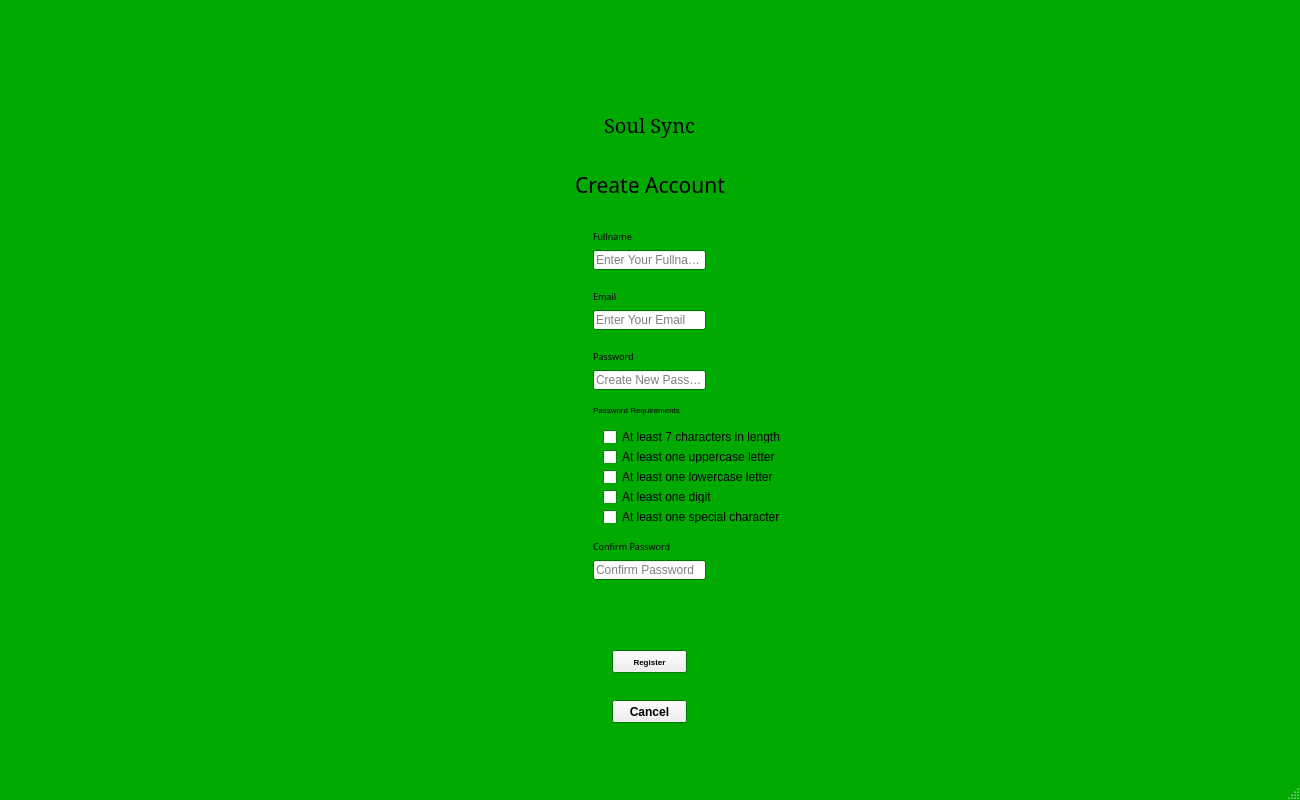
<?xml version="1.0" encoding="UTF-8"?>
<ui version="4.0">
 <class>MainWindow</class>
 <widget class="QMainWindow" name="MainWindow">
  <property name="geometry">
   <rect>
    <x>0</x>
    <y>0</y>
    <width>1300</width>
    <height>800</height>
   </rect>
  </property>
  <property name="palette">
   <palette>
    <active>
     <colorrole role="Base">
      <brush brushstyle="SolidPattern">
       <color alpha="255">
        <red>255</red>
        <green>255</green>
        <blue>255</blue>
       </color>
      </brush>
     </colorrole>
     <colorrole role="Window">
      <brush brushstyle="SolidPattern">
       <color alpha="255">
        <red>0</red>
        <green>170</green>
        <blue>0</blue>
       </color>
      </brush>
     </colorrole>
    </active>
    <inactive>
     <colorrole role="Base">
      <brush brushstyle="SolidPattern">
       <color alpha="255">
        <red>255</red>
        <green>255</green>
        <blue>255</blue>
       </color>
      </brush>
     </colorrole>
     <colorrole role="Window">
      <brush brushstyle="SolidPattern">
       <color alpha="255">
        <red>0</red>
        <green>170</green>
        <blue>0</blue>
       </color>
      </brush>
     </colorrole>
    </inactive>
    <disabled>
     <colorrole role="Base">
      <brush brushstyle="SolidPattern">
       <color alpha="255">
        <red>0</red>
        <green>170</green>
        <blue>0</blue>
       </color>
      </brush>
     </colorrole>
     <colorrole role="Window">
      <brush brushstyle="SolidPattern">
       <color alpha="255">
        <red>0</red>
        <green>170</green>
        <blue>0</blue>
       </color>
      </brush>
     </colorrole>
    </disabled>
   </palette>
  </property>
  <property name="windowTitle">
   <string>Soul Sync</string>
  </property>
  <property name="windowIcon">
   <iconset>
    <normaloff>../model/_c5dca270-092d-4483-b12e-a031080d7df9.jpeg</normaloff>
    <normalon>../model/_c5dca270-092d-4483-b12e-a031080d7df9.jpeg</normalon>../model/_c5dca270-092d-4483-b12e-a031080d7df9.jpeg</iconset>
  </property>
  <property name="iconSize">
   <size>
    <width>24</width>
    <height>24</height>
   </size>
  </property>
  <widget class="QWidget" name="centralwidget">
   <widget class="QLabel" name="label">
    <property name="geometry">
     <rect>
      <x>594</x>
      <y>0</y>
      <width>111</width>
      <height>101</height>
     </rect>
    </property>
    <property name="text">
     <string/>
    </property>
    <property name="pixmap">
     <pixmap>../Soul_Sync_picture.webp</pixmap>
    </property>
    <property name="scaledContents">
     <bool>true</bool>
    </property>
   </widget>
   <widget class="QLabel" name="label_2">
    <property name="geometry">
     <rect>
      <x>569</x>
      <y>110</y>
      <width>161</width>
      <height>30</height>
     </rect>
    </property>
    <property name="font">
     <font>
      <family>MS Serif</family>
      <pointsize>15</pointsize>
     </font>
    </property>
    <property name="text">
     <string>Soul Sync</string>
    </property>
    <property name="scaledContents">
     <bool>false</bool>
    </property>
    <property name="alignment">
     <set>Qt::AlignCenter</set>
    </property>
    <property name="wordWrap">
     <bool>false</bool>
    </property>
   </widget>
   <widget class="QLabel" name="label_3">
    <property name="geometry">
     <rect>
      <x>550</x>
      <y>160</y>
      <width>200</width>
      <height>50</height>
     </rect>
    </property>
    <property name="font">
     <font>
      <family>Microsoft Uighur</family>
      <pointsize>16</pointsize>
     </font>
    </property>
    <property name="text">
     <string>Create Account</string>
    </property>
    <property name="alignment">
     <set>Qt::AlignCenter</set>
    </property>
   </widget>
   <widget class="QLineEdit" name="fullname">
    <property name="geometry">
     <rect>
      <x>593</x>
      <y>250</y>
      <width>113</width>
      <height>20</height>
     </rect>
    </property>
    <property name="placeholderText">
     <string extracomment="Enter Your Name">Enter Your Fullname</string>
    </property>
   </widget>
   <widget class="QLineEdit" name="email">
    <property name="geometry">
     <rect>
      <x>593</x>
      <y>310</y>
      <width>113</width>
      <height>20</height>
     </rect>
    </property>
    <property name="placeholderText">
     <string>Enter Your Email</string>
    </property>
   </widget>
   <widget class="QLineEdit" name="password">
    <property name="geometry">
     <rect>
      <x>593</x>
      <y>370</y>
      <width>113</width>
      <height>20</height>
     </rect>
    </property>
    <property name="placeholderText">
     <string>Create New Password</string>
    </property>
   </widget>
   <widget class="QLineEdit" name="confirm_password_btn">
    <property name="geometry">
     <rect>
      <x>593</x>
      <y>560</y>
      <width>113</width>
      <height>20</height>
     </rect>
    </property>
    <property name="placeholderText">
     <string>Confirm Password</string>
    </property>
   </widget>
   <widget class="QPushButton" name="register_btn">
    <property name="geometry">
     <rect>
      <x>612</x>
      <y>650</y>
      <width>75</width>
      <height>23</height>
     </rect>
    </property>
    <property name="font">
     <font>
      <pointsize>6</pointsize>
      <weight>75</weight>
      <bold>true</bold>
     </font>
    </property>
    <property name="text">
     <string>Register</string>
    </property>
   </widget>
   <widget class="QCheckBox" name="char_length_checkbox">
    <property name="geometry">
     <rect>
      <x>603</x>
      <y>430</y>
      <width>200</width>
      <height>13</height>
     </rect>
    </property>
    <property name="text">
     <string>At least 7 characters in length</string>
    </property>
   </widget>
   <widget class="QLabel" name="label_4">
    <property name="geometry">
     <rect>
      <x>593</x>
      <y>400</y>
      <width>150</width>
      <height>20</height>
     </rect>
    </property>
    <property name="font">
     <font>
      <pointsize>6</pointsize>
     </font>
    </property>
    <property name="text">
     <string>Password Requirements</string>
    </property>
   </widget>
   <widget class="QCheckBox" name="uppercase_checkbox">
    <property name="geometry">
     <rect>
      <x>603</x>
      <y>450</y>
      <width>200</width>
      <height>13</height>
     </rect>
    </property>
    <property name="text">
     <string>At least one uppercase letter</string>
    </property>
   </widget>
   <widget class="QCheckBox" name="lowercase_checkbox">
    <property name="geometry">
     <rect>
      <x>603</x>
      <y>470</y>
      <width>200</width>
      <height>13</height>
     </rect>
    </property>
    <property name="text">
     <string>At least one lowercase letter</string>
    </property>
   </widget>
   <widget class="QCheckBox" name="digit_checkbox">
    <property name="geometry">
     <rect>
      <x>603</x>
      <y>490</y>
      <width>130</width>
      <height>13</height>
     </rect>
    </property>
    <property name="text">
     <string>At least one digit</string>
    </property>
   </widget>
   <widget class="QCheckBox" name="special_char_checkbox">
    <property name="geometry">
     <rect>
      <x>603</x>
      <y>510</y>
      <width>210</width>
      <height>13</height>
     </rect>
    </property>
    <property name="text">
     <string>At least one special character</string>
    </property>
   </widget>
   <widget class="QLabel" name="error_label">
    <property name="geometry">
     <rect>
      <x>480</x>
      <y>600</y>
      <width>361</width>
      <height>20</height>
     </rect>
    </property>
    <property name="font">
     <font>
      <pointsize>7</pointsize>
     </font>
    </property>
    <property name="text">
     <string/>
    </property>
    <property name="alignment">
     <set>Qt::AlignCenter</set>
    </property>
   </widget>
   <widget class="QLabel" name="label_5">
    <property name="geometry">
     <rect>
      <x>593</x>
      <y>230</y>
      <width>70</width>
      <height>12</height>
     </rect>
    </property>
    <property name="font">
     <font>
      <family>MS Gothic</family>
      <pointsize>7</pointsize>
     </font>
    </property>
    <property name="text">
     <string>Fullname</string>
    </property>
   </widget>
   <widget class="QLabel" name="label_6">
    <property name="geometry">
     <rect>
      <x>593</x>
      <y>290</y>
      <width>50</width>
      <height>12</height>
     </rect>
    </property>
    <property name="font">
     <font>
      <family>MS Gothic</family>
      <pointsize>7</pointsize>
     </font>
    </property>
    <property name="text">
     <string>Email</string>
    </property>
   </widget>
   <widget class="QLabel" name="label_7">
    <property name="geometry">
     <rect>
      <x>593</x>
      <y>350</y>
      <width>70</width>
      <height>12</height>
     </rect>
    </property>
    <property name="font">
     <font>
      <family>MS Gothic</family>
      <pointsize>7</pointsize>
     </font>
    </property>
    <property name="text">
     <string>Password</string>
    </property>
   </widget>
   <widget class="QLabel" name="label_8">
    <property name="geometry">
     <rect>
      <x>593</x>
      <y>540</y>
      <width>170</width>
      <height>12</height>
     </rect>
    </property>
    <property name="font">
     <font>
      <family>MS Gothic</family>
      <pointsize>7</pointsize>
     </font>
    </property>
    <property name="text">
     <string>Confirm Password</string>
    </property>
   </widget>
   <widget class="QPushButton" name="cancel_btn">
    <property name="geometry">
     <rect>
      <x>612</x>
      <y>700</y>
      <width>75</width>
      <height>23</height>
     </rect>
    </property>
    <property name="font">
     <font>
      <weight>75</weight>
      <bold>true</bold>
     </font>
    </property>
    <property name="text">
     <string>Cancel</string>
    </property>
   </widget>
  </widget>
  <widget class="QMenuBar" name="menubar">
   <property name="geometry">
    <rect>
     <x>0</x>
     <y>0</y>
     <width>1300</width>
     <height>26</height>
    </rect>
   </property>
  </widget>
  <widget class="QStatusBar" name="statusbar"/>
 </widget>
 <resources/>
 <connections/>
</ui>
